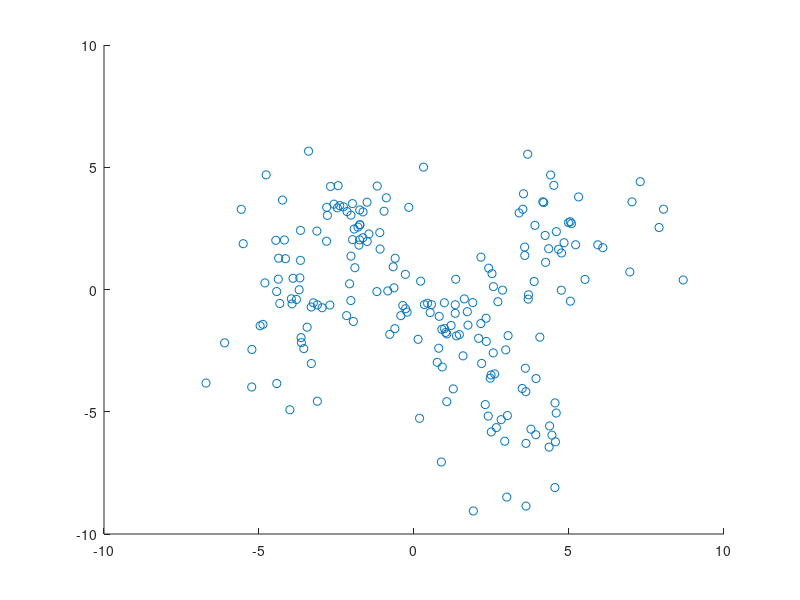

This chart was generated by the following MATLAB code: (Note: this script raises an error after producing the figure.)
%KMEANSTEST -Test file to examine the performance of the whole project.
% 
%   Note: You can choose different values of parameters such as 'num' and
%   'centers' and others to test the performance of function 'mykmeans'.
% 
%   Copyright (c) 2018 CHEN Tianyang
%   more info contact: tychen@whu.edu.cn

%% use function 'randn' get Guassian distributed points
clear; close all;
num = 40;
x1 = -2 + 1*randn(num,1);
y1 = 3 + 1*randn(num,1);
x2 = -4 + 1*randn(num,1);
y2 = -1 + 2*randn(num,1);
x3 = 5 + 1.5*randn(num,1);
y3 = 2 + 1.5*randn(num,1);
x4 = 1 + 1.2*randn(num,1);
y4 = -1 + 0.9*randn(num,1);
x5 = 3 + 1.1*randn(num,1);
y5 = -5 + 2*randn(num,1);
figure;
x = [x1;x2;x3;x4;x5];
y = [y1;y2;y3;y4;y5];
scatter(x,y);
X = [x,y];

%% kmeans clustering
centers = 5;
[Idx,C,sumD,D,Errlist] = mykmeans(X,centers);